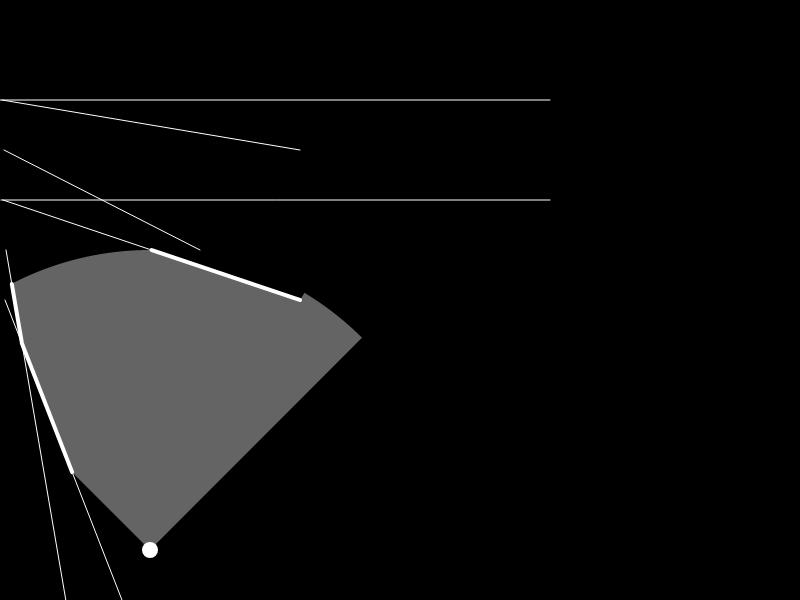
Frame 1 (no input)
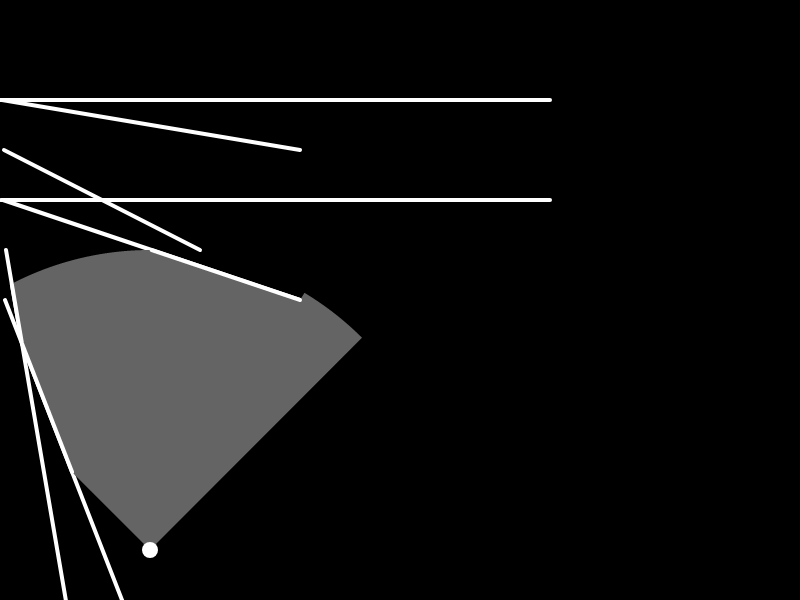
Frame 60 (no input)
Frame 120 (the mouse pressed at the canvas centre since frame 60): identical to frame 60, image omitted

The p5.js sketch that drew these frames (run headless with seeded random() and noise() and a simulated clock; from frame 60 on, the mouse is pressed at the canvas centre):

// p5.js sketch
// ── sketch.js
let walls = [];
let particle;


const sceneW = 1600;
const sceneH = 900;

function setup() {
	createCanvas(800, 600);
	// start of course pointing north
	particle = new Particle(150, 550, -90);
	//init some boundrys
	walls.push(new Boundary(walls.length, 100, 550, 100, 300));
	walls.push(new Boundary(walls.length, 200, 550, 200, 300));

	walls.push(new Boundary(walls.length, 100, 300, 150, 200));
	walls.push(new Boundary(walls.length, 200, 300, 300, 200));
	
	walls.push(new Boundary(walls.length, 150, 200, 250, 100));
	walls.push(new Boundary(walls.length, 300, 200, 800, 200));

	walls.push(new Boundary(walls.length, 250, 100, 800, 100))

}

function draw() {
	background(0);

	for (let wall of walls) {
		wall.show();
	}

	particle.update(walls);
}

function keyPressed() {
	particle.move(keyCode)
}

function keyReleased() {
	particle.move(0)
}
// ── boundary.js
class Boundary {
    constructor(x1,y1,x2,y2) {
        this.a = createVector(x1,y1);
        this.b = createVector(x2,y2);
    }

    show() {
        stroke(255);
        line(this.a.x, this.a.y,this.b.x,this.b.y)
    }
}
// ── map.js
class Map {

    walls = []
    checkpoints = []

    trackWidth = 50;

    constructor() {}
    

    genWalls() {
        // outer 
        var outer = []
        // inner 
        var inner = []
        // checkpoints
        var checkpoints = []

        let noiseMax = 5;
        for (let a = 0; a <= TWO_PI; a += radians(5)) {
            let xoff = map(cos(a), -1, 1, 0, noiseMax)
            let yoff = map(sin(a), -1, 1, 0, noiseMax)
            let r = map(noise(xoff, yoff), 0, 1, 100, height / 2)

            let xTranslate = width / 2
            let yTranslate = height / 2

            let x = xTranslate + r * cos(a);
            let y = yTranslate + r * sin(a);

            let x1 = xTranslate + (r + this.trackWidth) * cos(a);
            let y1 = yTranslate + (r + this.trackWidth) * sin(a);

            let x2 = xTranslate + (r - this.trackWidth) * cos(a);
            let y2 = yTranslate + (r - this.trackWidth) * sin(a);

            //point c = createVector(x,y);
            checkpoints.push(createVector(x, y))
            outer.push(createVector(x1, y1))
            inner.push(createVector(x2, y2))

        }

        // These might actually be the other way around 
        for (let i = 0; i < checkpoints.length; i++) {
            // inside boundrys
            let a1 = inner[i]
            let b1 = inner[(i + 1) % checkpoints.length]
            walls.push(new Boundary(walls.length, a1.x, a1.y, b1.x, b1.y))
            // outside boundrys
            let a2 = outer[i]
            let b2 = outer[(i + 1) % checkpoints.length]
            walls.push(new Boundary(walls.length, a2.x, a2.y, b2.x, b2.y))
        }

        return walls;
    }

    getCheckpoints() {
        return checkpoints
    }
}
// ── particle.js
class Particle {
    constructor(x, y, heading) {
        this.pos = createVector(x, y);
        this.nextPos = this.pos.copy();
        this.dir = createVector(1, 0).rotate(radians(heading));

        this.vel = 0; //velocity
        this.maxVel = 2; //Max velocity
        this.turnSpeed = 0; //TurnSpeed
        this.maxTurnSpeed = 0.05; // max turn speed

        this.directions = {}

        this.range = 300; // Max sight distance.
        this.diameter = 16; // Give the paricle a size
        this.collide = false; //Walls should block it.

        this.rays = []
        let numberOfRays = 8000;
        let fov = 90;

        for (let a = -fov / 2; a < fov / 2; a += 360 / numberOfRays) {
            this.rays.push(new Ray(this.pos, this.dir, radians(a)));
        }

        // Array to keep track of where the rays hit to render the visual field
        this.shape = [];

    }

    update(walls) {
        this.getNextPosition();
        // cant we just get if any of the distances are 0 or within the radius of the particle? 
        // + a small buffer of like a pixel or something.
        //this.blocked(walls);
        this.updatePos();

        for (let ray of this.rays) {
            ray.update();
        }
        this.look(walls)
        this.show()
    }

    move(key) {
        switch (key) {
            // W 
            case 87:
                this.vel = this.maxVel;
                break;
                // S
            case 83:
                this.vel = -this.maxVel;
                break;
                // A 
            case 65:
                this.turnSpeed = -this.maxTurnSpeed;
                break;
                // Dwww
            case 68:
                this.turnSpeed = this.maxTurnSpeed;
                break;

            case 0:
                this.vel = 0;
                this.turnSpeed = 0;
                break;
        }
    }


    getNextPosition() {
        this.dir.rotate(this.turnSpeed);

        const step = this.dir.copy().mult(this.vel);
        this.nextPos = this.pos.copy().add(step);
    }

    updatePos() {
        if (!this.collide) {
            this.pos.x = this.nextPos.x
            this.pos.y = this.nextPos.y
          }
        }


    // This only works if the walls are perfectly horizontal or vertical
    // Man is dumb...
    blocked(walls) {
        this.collide = false;
        const dMax = (this.diameter / 2) + (2);

        for (let wall of walls) {
            //Vertical
            if (wall.a.x === wall.b.x) {
                if (abs(this.nextPos.x - wall.a.x) < dMax) {
                    const yMin = min(wall.a.y, wall.b.y);
                    const yMax = max(wall.a.y, wall.b.y);
                    if (yMin < this.nextPos.y + dMax && this.nextPos.y < yMax + dMax) {
                        this.collide = true;
                    }
                }
            } else {
                //Horizontal
                if (abs(this.nextPos.y - wall.a.y) < dMax) {
                    const xMin = min(wall.a.x, wall.b.x)
                    const xMax = max(wall.a.x, wall.b.x)
                    if (xMin < this.nextPos.x + dMax && this.nextPos.x < xMax + dMax) {
                        this.collide = true;
                    }
                }
            }
        }
    }

    look(walls) {
        this.collide = false;
        this.shape = [];

        for (let ray of this.rays) {
            let closest = this.pos.copy().add(ray.dir.mult(this.range));
            let record = this.range;
            let wallHitId = null; //need to know which wall the ray hit to render correctly.

            for (let wall of walls) {
                let pt = ray.cast(wall);
                if (pt) {
                    const d = p5.Vector.dist(this.pos, pt);
                    if (d < record) {
                        closest = pt;
                        wallHitId = wall.id;
                        record = d;
                    }
                    // TODO: this kinda works but can walk backwards into a wall turn around and continue. so for the NN side its ok.
                    if (d < (this.diameter / 2)) { this.collide = true; }
                }
                
            }

            const point = {
                pos: createVector(closest.x, closest.y),
                wallHitId
            }
            this.shape.push(point)
        }
    }


    // DISPLAYS THE PARTICLE AND THE VISUAL FIELD
    show() {
        // Initialize variables to highlight the walls in the visual field
        // "highlight" is an array of fragments
        // A "fragment" is a series of points on the same wall
        // Each "fragment" will be rendered as a white stroke (with vertices)
        let highlight = []
        let fragmentId = 0

        // Draw the vision (grey area) and prepare the "highlight" array
        noStroke()
        fill(100)

        beginShape()
        vertex(this.pos.x, this.pos.y)

        for (let i = 0; i < this.shape.length; i++) {
            // Set the vertex for the vision
            const p = this.shape[i]
            vertex(p.pos.x, p.pos.y)

            // Build an array of arrays, to highlight the walls
            if (i === 0) {
                // Initialize with the first point if i = 0
                highlight[fragmentId] = []
                highlight[fragmentId].push(p.pos)
                continue
            } else if (p.wallHitId === null) {
                // Skip to the next point if it doesn't hit a wall
                // So that the end of the visual field is not white, if there is no wall here
                continue
            } else if (p.wallHitId !== this.shape[i - 1].wallHitId) {
                // Create a new fragment if the wall hit changes
                // So that there is no white stroke linking these two points
                fragmentId++
                highlight[fragmentId] = []
            }

            // Wether it is a new fragment or not, push the position in the fragment
            highlight[fragmentId].push(p.pos)
        }

        vertex(this.pos.x, this.pos.y)
        endShape()

        // Draw the end of the rays on the walls
        stroke(255)
        strokeWeight(4)
        noFill()

        for (let fragment of highlight) {
            // Make a stroke for each fragment
            beginShape()
            for (let pos of fragment) {
                vertex(pos.x, pos.y)
            }
            endShape()
        }

        // Draw the particle
        noStroke()
        fill(255)

        ellipse(this.pos.x, this.pos.y, this.diameter)
    }
}
// ── ray.js
class Ray {
    constructor(pos, dir, angle) {
        this.pos = pos;
        this.parentDir = dir;
        this.relativeDir = p5.Vector.fromAngle(angle);
        this.dir = p5.Vector.fromAngle(this.parentDir.heading() + angle);
    }

    update() {
        const parentAngle = this.parentDir.heading()
        const relativeAngle = this.relativeDir.heading()
        this.dir = p5.Vector.fromAngle(parentAngle + relativeAngle)
    }

    show() {
        stroke(255);
        push();
        translate(this.pos.x, this.pos.y);
        line(0, 0, this.dir.x * 50, this.dir.y * 50);
        pop();
    }

    cast(wall) {
        const x1 = wall.a.x;
        const y1 = wall.a.y;
        const x2 = wall.b.x;
        const y2 = wall.b.y;

        const x3 = this.pos.x;
        const y3 = this.pos.y;
        const x4 = this.pos.x + this.dir.x;
        const y4 = this.pos.y + this.dir.y;

        const denom = (x1 - x2) * (y3 - y4) - (y1 - y2) * (x3 - x4);
        if (denom == 0) {
            return;
        }

        const t = ((x1 - x3) * (y3 - y4) - (y1 - y3) * (x3 - x4)) / denom;
        const u = -((x1 - x2) * (y1 - y3) - (y1 - y2) * (x1 - x3)) / denom;

        if (t > 0 && t < 1 && u > 0) {
            const pt = createVector();
            pt.x = x1 + t * (x2 - x1);
            pt.y = y1 + t * (y2 - y1);
            return pt;
        } else {
            return;
        }

    }
}
